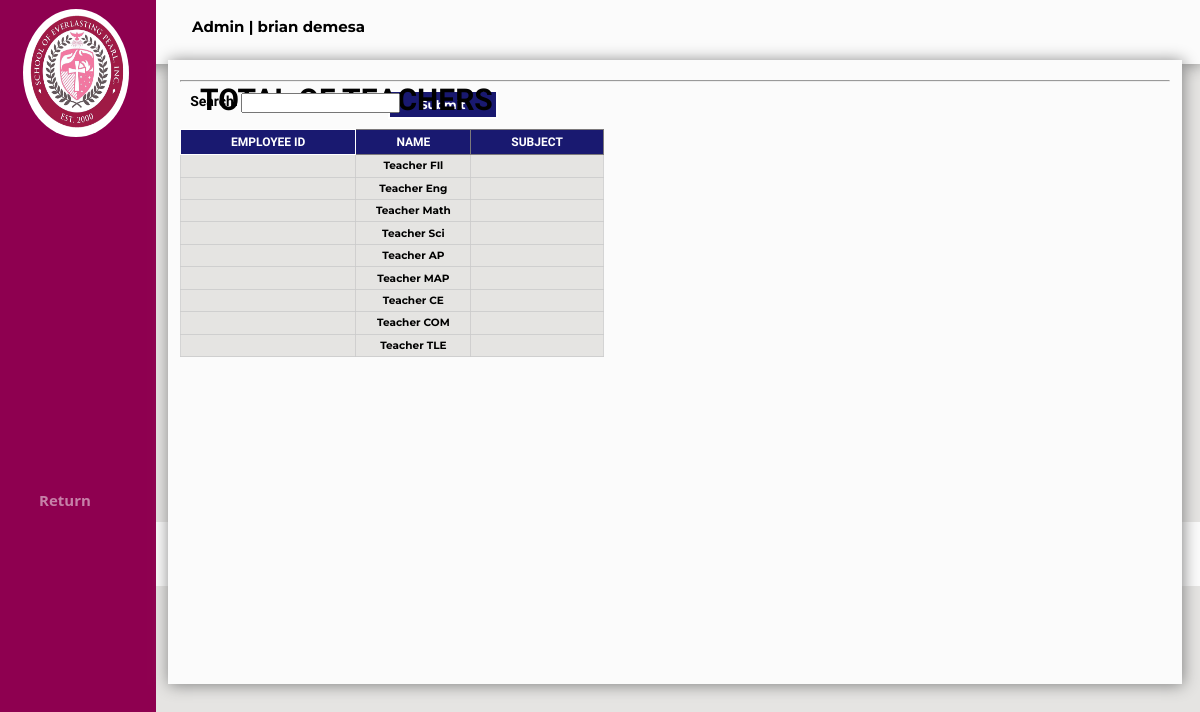
Before: /Admin/totalteacher.php (signed in) with the older database file.
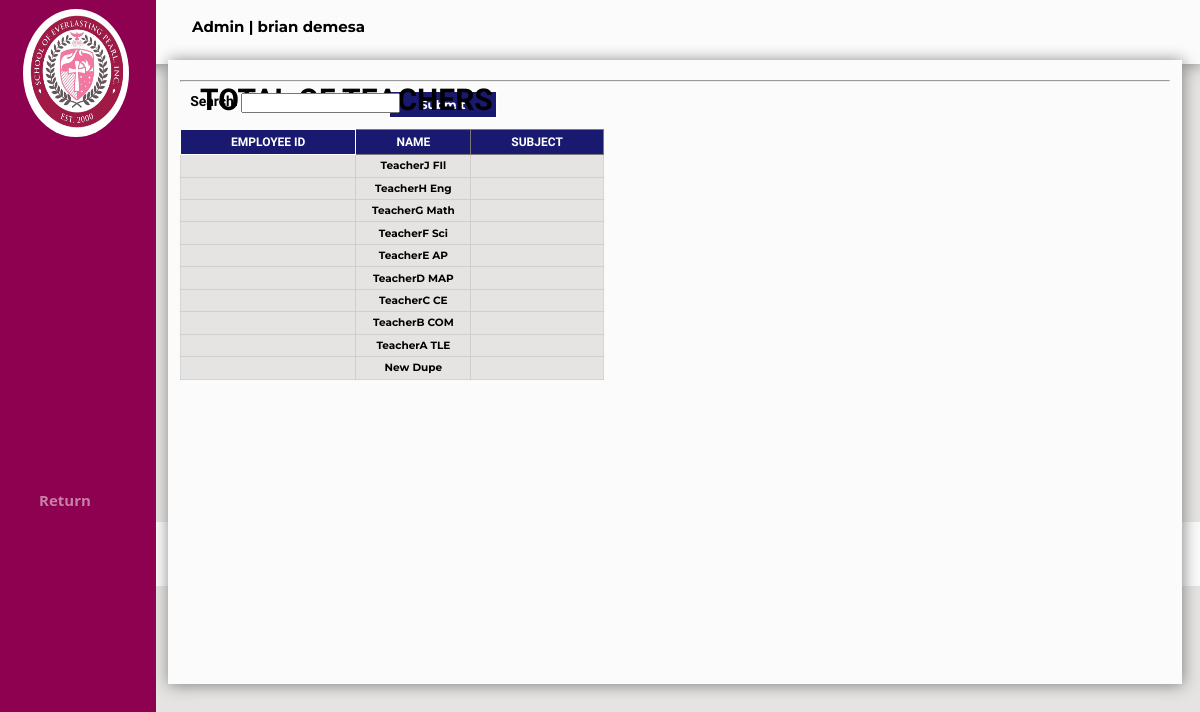
After: the same page with the newer database file.
### tables this page shows
CREATE TABLE `tbl_teacherinfo` (
  `TID` int(11) NOT NULL AUTO_INCREMENT,
  `Employee_ID` varchar(255) NOT NULL,
  `FNAMES` varchar(255) NOT NULL,
  `MNAMES` varchar(255) DEFAULT NULL,
  `LNAMES` varchar(255) NOT NULL,
  `USERNAME` varchar(255) NOT NULL,
  `ADDRESS` varchar(255) NOT NULL,
  `EMAIL` varchar(255) NOT NULL,
  `PASS` varchar(255) NOT NULL,
  `BDAYS` date NOT NULL,
  `AGES` int(11) NOT NULL,
  `GENDERS` varchar(10) NOT NULL,
  `Role` varchar(50) NOT NULL,
  PRIMARY KEY (`TID`)
);

### Admin/totalteacher.php (the view, shortened to what this page needs)
<?php
include "../sepi_connect.php";
if(!isset($_SESSION['loggedin']) || $_SESSION['loggedin'] !== true)
{
 header("refresh:0; ../Index.php");
 exit;
}else if(isset($_SESSION['Acc_ID']))
{
	$userid = $_SESSION['Acc_ID'];
	$getrecord = mysqli_query($config,"SELECT * FROM tbl_sepi_account WHERE Acc_ID ='$userid'");
	while($rowedit = mysqli_fetch_assoc($getrecord))
	{
		$type = $rowedit['Role'];
		$name = $rowedit['Fname']." ".$rowedit['Lname'];
	}
}
if(isset($_POST['search'])){
$search = $_POST['search'];
if ($search != NULL){
$sql = "Select * from tbl_teacherinfo where TID like '%$search%' or
										Employee_ID like '%$search%' or
										FNAMES like '%$search%' or
										MNAMES like '%$search%' or
										LNAMES like '%$search%' or
										BDAYS like '%$search%' or
										AGES like '%$search%' or
										GENDERS like '%$search%' or
										SUBJECTS like '%$search%'";
}else{
$sql = "Select * from tbl_teacherinfo0";
}
}else{
$sql = "Select * from tbl_teacherinfo";
}
?>
<html>
<head>
</head>
<link rel="stylesheet" href="../Css/sepi.css">
<body style="background-color:#E5E4E2">
<div class="header">
<p class="displayname"><?php echo "$type" ?> | <?php echo "$name" ?></p>
<form method="POST"action="logout.php" >
</form>
</div>
			<div class="footer">
				<h6 id="footer">© 2022 SEPI Login Form. All Rights Reserved | Designed by Excel-erator</h6>
			</div>
<form method="POST" action=teacher.php>
		<div class="dashboard">
			<img src="../Images/logo.png" class="dashboardlogocvgs">
			<a href="../Admin/dashboard.php" class="Returnarchive">Return</a>
		</div>
<div class="teacherdiv">
				<h1 id="teacherfont">TOTAL OF TEACHERS</h1>
				<hr>
				<p class="searchteacher">Search:</p>
				<input type=text name=search class="teachertxt">
				<input type=submit name=sub class="teacherbtn">
</form>
</body>
</html>
<?php
include "../sepi_connect.php";
$result = $config -> query($sql);
if($result -> num_rows > 0){
echo"<div class=teachertbl style=overflow:auto;>";
echo"<table class=teachertbl1>";
echo "<tr>";
echo "<th Class=teacherheader1>EMPLOYEE ID";
echo "<th Class=teacherheader>NAME";
echo "<th Class=teacherheader>SUBJECT";
while($row = $result -> fetch_assoc()){
echo "<tr>";
echo "<td class=teacherinfo>".$row['Employee_ID'];
echo "<td class=teacherinfo>".$row['FNAMES']." ".$row['MNAMES']." ".$row['LNAMES'];
echo "<td class=teacherinfo>".$row['SUBJECTS'];
}
}else{
echo "Empty";
}
?>

Changed rows visible on the page:
changed tbl_teacherinfo "FIl": FNAMES "Teacher" → "TeacherJ"
changed tbl_teacherinfo "Eng": FNAMES "Teacher" → "TeacherH"
changed tbl_teacherinfo "Math": FNAMES "Teacher" → "TeacherG"
changed tbl_teacherinfo "Sci": FNAMES "Teacher" → "TeacherF"
changed tbl_teacherinfo "AP": FNAMES "Teacher" → "TeacherE"
changed tbl_teacherinfo "MAP": FNAMES "Teacher" → "TeacherD"
changed tbl_teacherinfo "CE": FNAMES "Teacher" → "TeacherC"
changed tbl_teacherinfo "COM": FNAMES "Teacher" → "TeacherB"
changed tbl_teacherinfo "TLE": FNAMES "Teacher" → "TeacherA"
added tbl_teacherinfo: FNAMES "New", MNAMES "Dupe"
